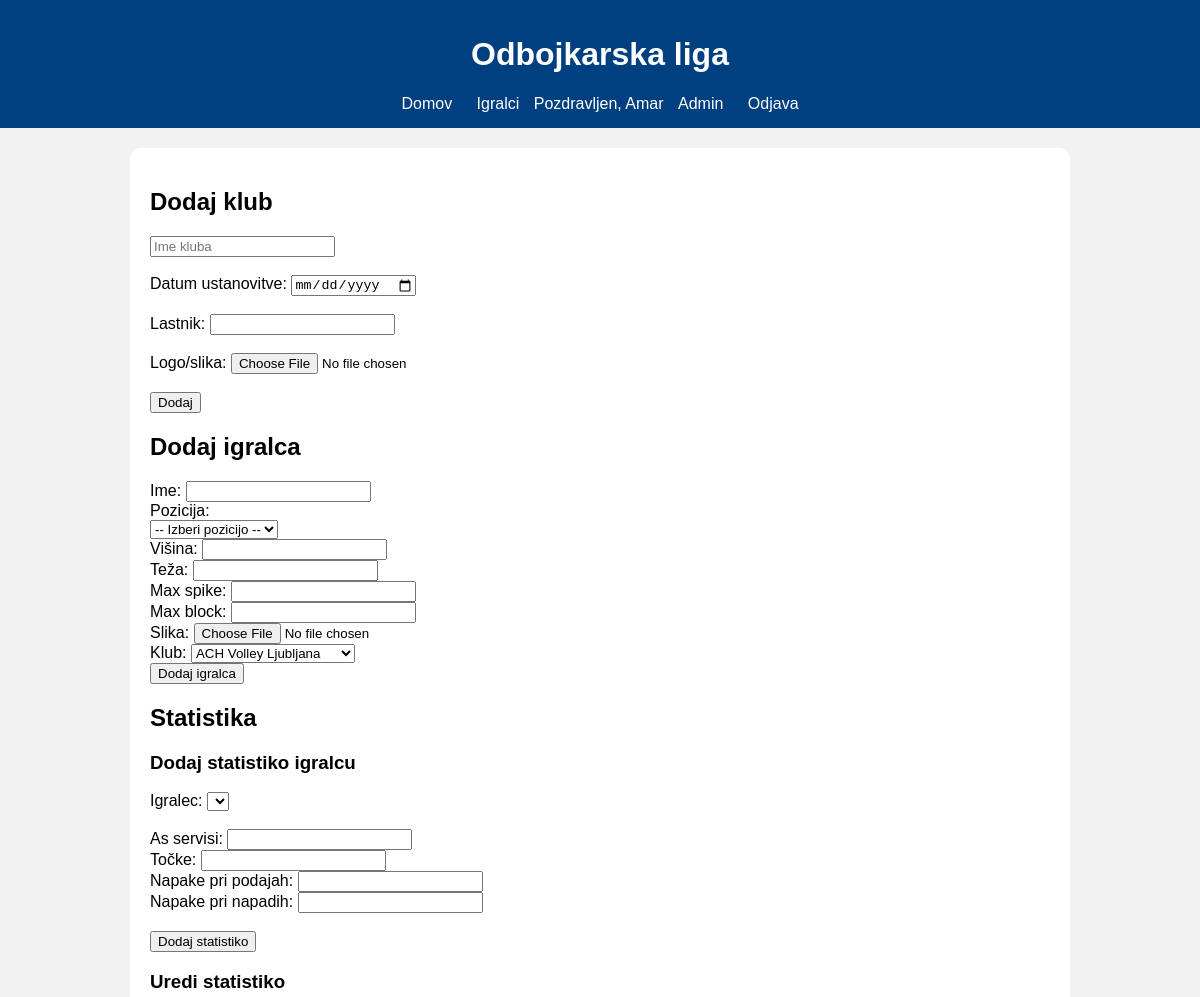
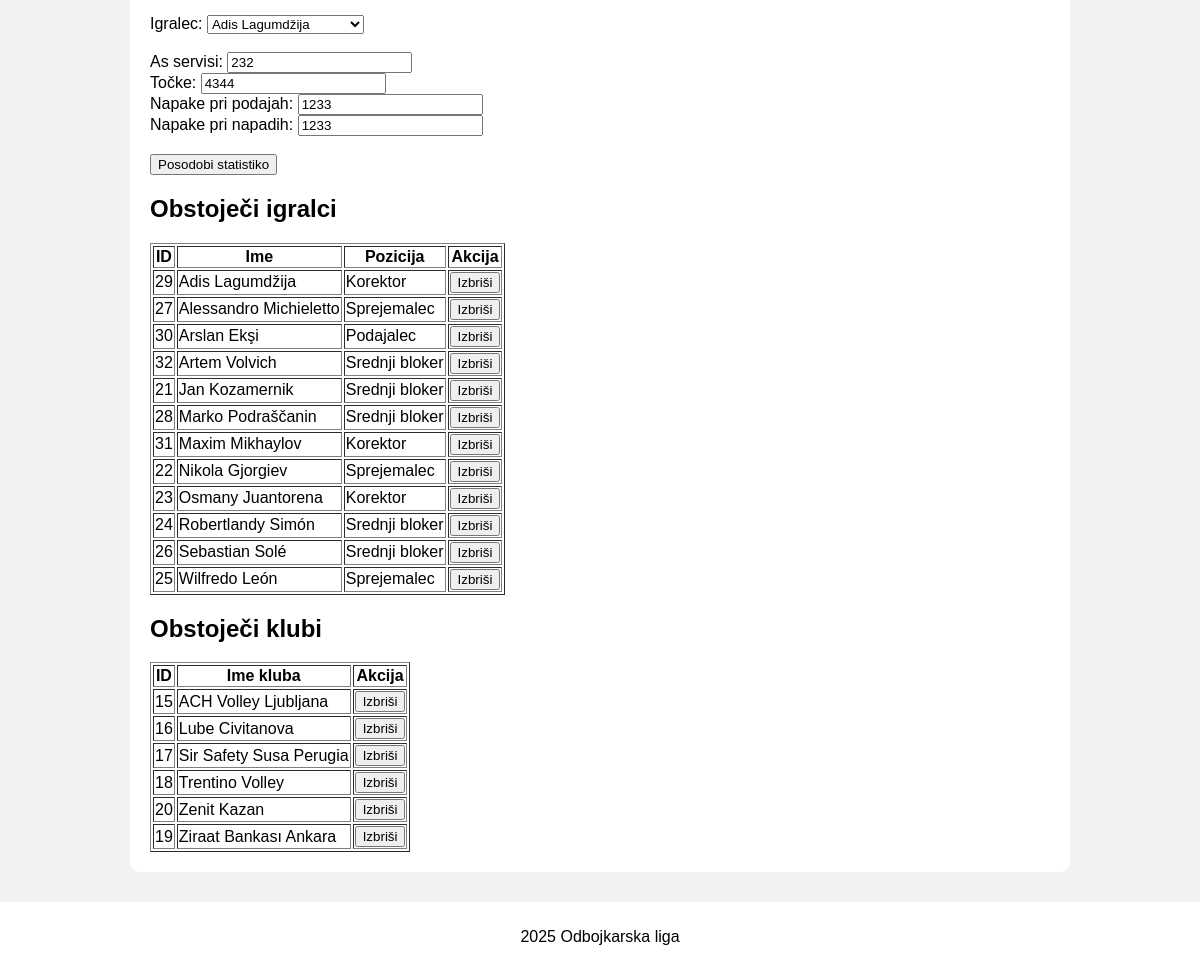
The page /admin.php?id=21 (signed in) on the database its author committed (2 pictures, top to bottom).
### tables this page shows
CREATE TABLE `stats` (
  `id_s` int(11) NOT NULL,
  `aces` int(11) DEFAULT NULL,
  `points` int(11) DEFAULT NULL,
  `passing_errors` int(11) DEFAULT NULL,
  `hitting_errors` int(11) DEFAULT NULL,
  `assists` int(11) DEFAULT NULL,
  `id_p` int(11) DEFAULT NULL
);

CREATE TABLE `players` (
  `id_pl` int(11) NOT NULL,
  `name` varchar(100) NOT NULL,
  `position` varchar(20) NOT NULL,
  `height` int(11) DEFAULT NULL,
  `max_spike_reach` int(11) DEFAULT NULL,
  `max_block_reach` int(11) DEFAULT NULL,
  `weight` int(11) DEFAULT NULL,
  `image` varchar(255) NOT NULL,
  `id_ci` int(11) DEFAULT NULL,
  `id_c` int(11) DEFAULT NULL
);

CREATE TABLE `clubs` (
  `id_c` int(11) NOT NULL,
  `name` varchar(255) NOT NULL,
  `date_of_establishent` date NOT NULL,
  `owner` varchar(100) NOT NULL,
  `id_ci` int(11) DEFAULT NULL,
  `image` varchar(255) DEFAULT NULL
);

### admin.php (the view, shortened to what this page needs)
<?php
require_once 'db.php';
?>
<!DOCTYPE html>
<html lang="sl">
<head>
</head>
<body>
<?php
include_once 'header.php';
?>
<h2>Dodaj klub</h2>
<form method="POST" enctype="multipart/form-data">
    <input type="text" name="ime_kluba" placeholder="Ime kluba" required><br><br>
    Datum ustanovitve: <input type="date" name="datum"><br><br>
    Lastnik: <input type="text" name="lastnik"><br><br>
    Logo/slika: <input type="file" name="slika_kluba"><br><br>
    <input type="submit" name="dodaj_klub" value="Dodaj">
</form>
<h2>Dodaj igralca</h2>
<form method="POST" enctype="multipart/form-data">
    Ime: <input type="text" name="ime" required><br>
    <label>Pozicija:</label><br>
    <select name="pozicija" required>
        <option value="">-- Izberi pozicijo --</option>
    </select><br>
    Višina: <input type="number" name="visina"><br>
    Teža: <input type="number" name="teza"><br>
    Max spike: <input type="number" name="spike"><br>
    Max block: <input type="number" name="block"><br>
    Slika: <input type="file" name="slika"><br>
    Klub:
    <select name="klub" required>
        <?php
        $klubi = mysqli_query($link, "SELECT * FROM clubs");
        while ($k = mysqli_fetch_assoc($klubi)) {
            echo "<option value='" . $k['id_c'] . "'>" . htmlspecialchars($k['name']) . "</option>";
        }
        ?>
    </select><br>
    <input type="submit" name="dodaj_igralca" value="Dodaj igralca">
</form>
<h2>Statistika</h2>
<h3>Dodaj statistiko igralcu</h3>
<form method="POST">
    Igralec:
    <select name="id_igralca" required>
    </select><br><br>
    As servisi: <input type="number" name="aces" min="0" required><br>
    Točke: <input type="number" name="points" min="0" required><br>
    Napake pri podajah: <input type="number" name="passing_errors" min="0" required><br>
    Napake pri napadih: <input type="number" name="hitting_errors" min="0" required><br><br>
    <input type="submit" name="dodaj_statistiko" value="Dodaj statistiko">
</form>
<h3>Uredi statistiko</h3>
<form method="POST">
    Igralec:
    <select name="id_igralca" required>
        <?php
        $igralci = mysqli_query($link, "SELECT p.id_pl, p.name, s.aces, s.points, s.passing_errors, s.hitting_errors
                                      FROM players p
                                      JOIN stats s ON p.id_pl = s.id_p
                                      ORDER BY p.name");
        while ($igr = mysqli_fetch_assoc($igralci)) {
            echo "<option value='" . $igr['id_pl'] . "'";
            if (isset($_POST['id_igralca']) && $_POST['id_igralca'] == $igr['id_pl']) {
                echo " selected";
            }
            echo ">" . htmlspecialchars($igr['name']) . "</option>";
        }
        ?>
    </select><br><br>
<?php
    if (isset($_POST['id_igralca']) || isset($_GET['id'])) {
        $id_igr = isset($_POST['id_igralca']) ? (int)$_POST['id_igralca'] : (int)$_GET['id'];
        $statistika = mysqli_query($link, "SELECT * FROM stats WHERE id_p = $id_igr");
        $stat = mysqli_fetch_assoc($statistika);
        if ($stat) {
            echo "As servisi: <input type='number' name='aces' value='" . $stat['aces'] . "' min='0'><br>";
            echo "Točke: <input type='number' name='points' value='" . $stat['points'] . "' min='0'><br>";
            echo "Napake pri podajah: <input type='number' name='passing_errors' value='" . $stat['passing_errors'] . "' min='0'><br>";
            echo "Napake pri napadih: <input type='number' name='hitting_errors' value='" . $stat['hitting_errors'] . "' min='0'><br><br>";
        }
    } else {
        echo "As servisi: <input type='number' name='aces' min='0'><br>";
        echo "Točke: <input type='number' name='points' min='0'><br>";
        echo "Napake pri podajah: <input type='number' name='passing_errors' min='0'><br>";
        echo "Napake pri napadih: <input type='number' name='hitting_errors' min='0'><br><br>";
    }
    ?>
    <input type="submit" name="posodobi_statistiko" value="Posodobi statistiko">
</form>
<h2>Obstoječi igralci</h2>
<table border="1">
<tr><th>ID</th><th>Ime</th><th>Pozicija</th><th>Akcija</th></tr>
<?php
$igralci = mysqli_query($link, "SELECT * FROM players ORDER BY name");
while ($i = mysqli_fetch_assoc($igralci)) {
    echo "<tr>";
    echo "<td>" . $i['id_pl'] . "</td>";
    echo "<td>" . htmlspecialchars($i['name']) . "</td>";
    echo "<td>" . htmlspecialchars($i['position']) . "</td>";
    echo "<td>
        <form method='POST'>
            <input type='hidden' name='id_pl' value='" . $i['id_pl'] . "'>
            <input type='submit' name='delete_player' value='Izbriši'>
        </form>
    </td>";
    echo "</tr>";
}
?>
</table>
<h2>Obstoječi klubi</h2>
<table border="1">
<tr><th>ID</th><th>Ime kluba</th><th>Akcija</th></tr>
<?php
$klubi = mysqli_query($link, "SELECT * FROM clubs ORDER BY name");
while ($k = mysqli_fetch_assoc($klubi)) {
    echo "<tr>";
    echo "<td>" . $k['id_c'] . "</td>";
    echo "<td>" . htmlspecialchars($k['name']) . "</td>";
    echo "<td>
        <form method='POST'>
            <input type='hidden' name='id_c' value='" . $k['id_c'] . "'>
            <input type='submit' name='delete_club' value='Izbriši'>
        </form>
    </td>";
    echo "</tr>";
}
?>
</table>
<?php include_once 'footer.php'; ?>
</body>
</html>

### style.css (style rules this page uses)
body { margin: 0; font-family: Arial, sans-serif; background-color: #f2f2f2; }

### rows shown on the page
stats: aces "232", points "4344", passing_errors "1233", hitting_errors "1233"
players: id_pl "29", name "Adis Lagumdžija", position "Korektor"
players: id_pl "27", name "Alessandro Michieletto", position "Sprejemalec"
players: id_pl "30", name "Arslan Ekşi", position "Podajalec"
players: id_pl "32", name "Artem Volvich", position "Srednji bloker"
players: id_pl "21", name "Jan Kozamernik", position "Srednji bloker"
players: id_pl "28", name "Marko Podraščanin", position "Srednji bloker"
players: id_pl "31", name "Maxim Mikhaylov", position "Korektor"
players: id_pl "22", name "Nikola Gjorgiev", position "Sprejemalec"
players: id_pl "23", name "Osmany Juantorena", position "Korektor"
players: id_pl "24", name "Robertlandy Simón", position "Srednji bloker"
players: id_pl "26", name "Sebastian Solé", position "Srednji bloker"
players: id_pl "25", name "Wilfredo León", position "Sprejemalec"
clubs: id_c "15", name "ACH Volley Ljubljana"
clubs: id_c "16", name "Lube Civitanova"
clubs: id_c "17", name "Sir Safety Susa Perugia"
clubs: id_c "18", name "Trentino Volley"
clubs: id_c "20", name "Zenit Kazan"
clubs: id_c "19", name "Ziraat Bankası Ankara"

### other values the page prints
$_SESSION['username'] "Amar"
form field klub "ACH Volley Ljubljana"
form field id_igralca "Adis Lagumdžija"
